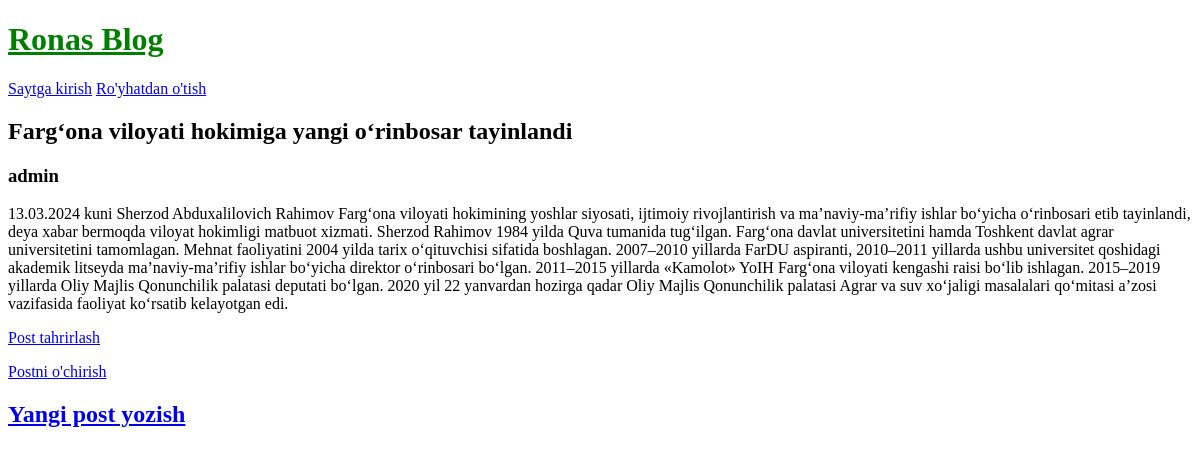
/post/2/, run on an earlier commit of the app's database.
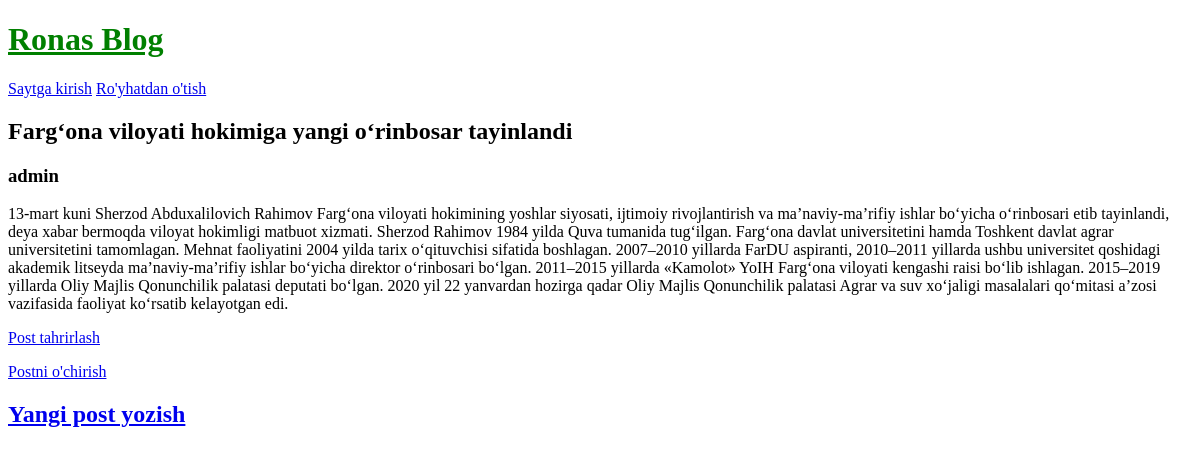
And on a later commit of the database.
### blog/models.py (models this page shows, shortened)
class Post(models.Model):
    title = models.CharField(max_length=200)
    author = models.ForeignKey(
        'auth.User',
        on_delete=models.CASCADE
    )
    body = models.TextField()

### blog/views.py (the view)
# urls.py: path('post/<int:pk>/', BlogDetailView.as_view(), name='post_detail'),
class BlogDetailView(DetailView):
    model = Post
    template_name = 'post_detail.html'

### templates/post_detail.html
{% extends 'base.html' %}
{% block content %}
    <div>
        <h2>{{ post.title }}</h2>
        <h3>{{ post.author }}</h3>
        <p>{{post.body }}</p>
    </div>
<p><a href="{% url 'post_edit' post.pk %}"> Post tahrirlash</a></p>
<p><a href="{% url 'post_delete' post.pk %}"> Postni o'chirish</a></p>
{% endblock content%}

What changed in the data, as far as the page shows it:
changed Post "Farg‘ona viloyati hokimiga yangi o‘rinbosar tayinlandi": body "13.03.2024 kuni Sherzod Abduxalilovich Rahimov…" → "13-mart kuni Sherzod Abduxalilovich Rahimov…"
